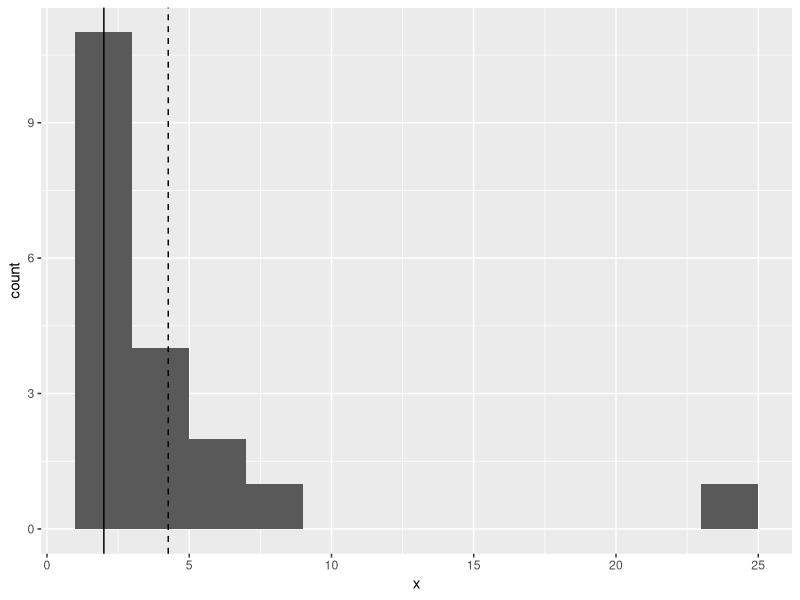
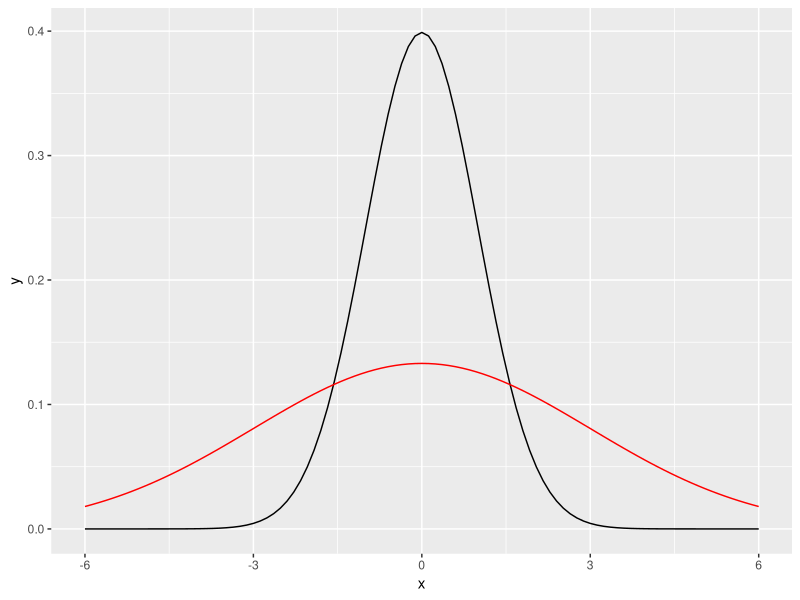
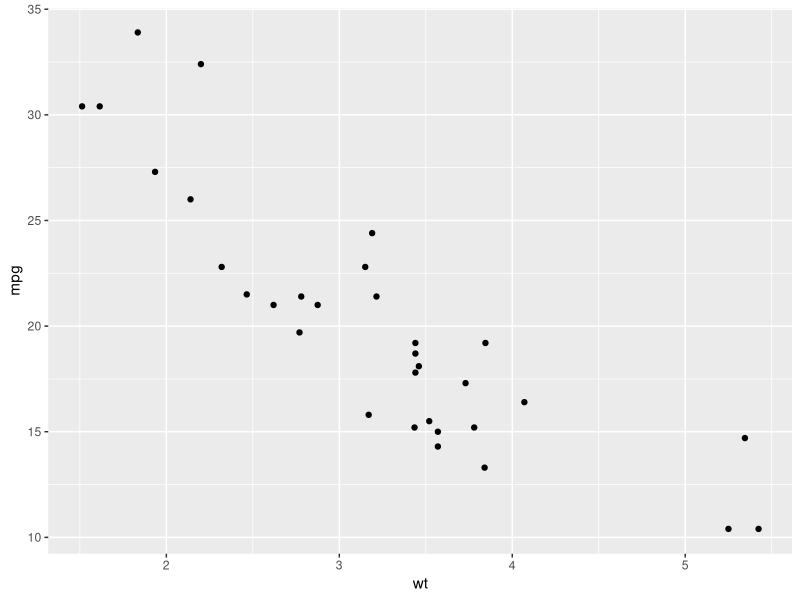
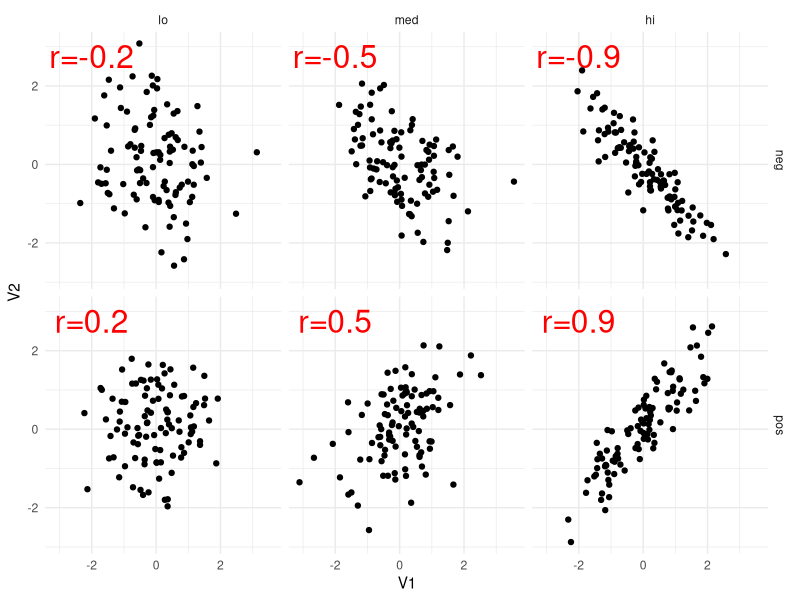
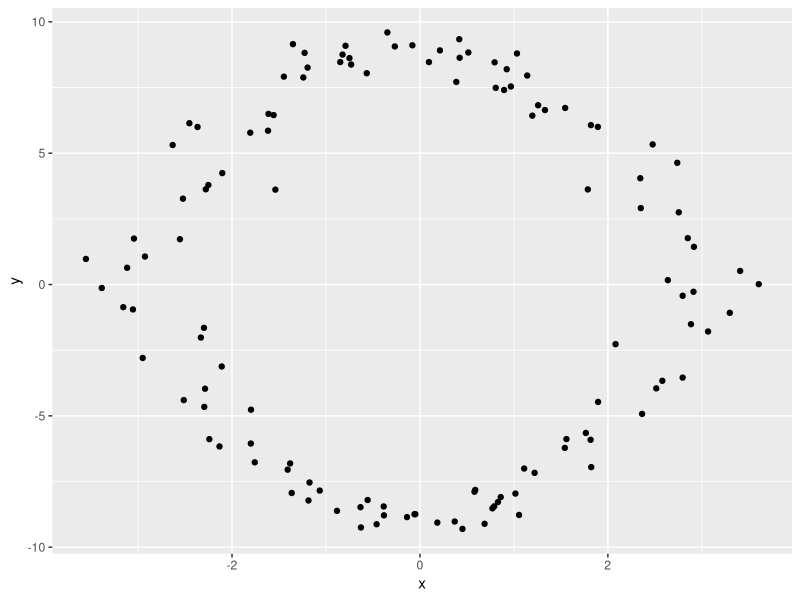

These charts were generated, in order, by the following R code:
## ---- chunk 1
library(dplyr)
library(ggplot2)
## ---- chunk 2
x <- c(1, 1, 2, 1, 1, 3, 2, 4, 2, 1,
       1, 1, 5, 7, 9, 4, 5, 6, 25)
mean(x)
median(x)
## ---- chunk 3
ggplot(data.frame(x), aes(x)) +
  geom_histogram(binwidth = 2) +
  geom_vline(xintercept = mean(x), linetype = "dashed") +
  geom_vline(xintercept = median(x))
## ---- chunk 4
ggplot(data.frame(x = -6:6), aes(x)) +
  stat_function(fun = dnorm) +
  stat_function(fun = dnorm, args = list(sd = 3), color = "red")
## ---- chunk 5
head(mtcars, 9)
## ---- chunk 6
ggplot(mtcars) +
  geom_point(aes(wt, mpg))
## ---- chunk 7
with(mtcars, cov(wt, mpg))
## ---- chunk 8
with(mtcars, cor(wt, mpg))
## ---- chunk 9
# returns a data frame of two variables which correlate with a population correlation of rho
# If desired, one of both variables can be fixed to an existing variable by specifying x
getBiCop <- function(n, rho, mar.fun=rnorm, x = NULL, ...) {
     if (!is.null(x)) {X1 <- x} else {X1 <- mar.fun(n, ...)}
     if (!is.null(x) & length(x) != n) warning("Variable x does not have the same length as n!")

     C <- matrix(rho, nrow = 2, ncol = 2)
     diag(C) <- 1

     C <- chol(C)

     X2 <- mar.fun(n)
     X <- cbind(X1,X2)

     # induce correlation (does not change X1)
     df <- X %*% C

     ## if desired: check results
     #all.equal(X1,X[,1])
     #cor(X)

     return(as.data.frame(df))
}
## ---- chunk 10
nhi <- getBiCop(100, -0.9) %>%
  mutate(sign = "neg",
         level = "hi")
nmed <- getBiCop(100, -0.5) %>%
  mutate(sign = "neg",
         level = "med")
nlo <- getBiCop(100, -0.2) %>%
  mutate(sign = "neg",
         level = "lo")
lo <- getBiCop(100, 0.2) %>%
  mutate(sign = "pos",
         level = "lo")
med <- getBiCop(100, 0.5) %>%
  mutate(sign = "pos",
         level = "med")
hi <- getBiCop(100, 0.9) %>%
  mutate(sign = "pos",
         level = "hi")

fake_data <- rbind(nhi, nmed, nlo, lo, med, hi) %>%
  mutate(level = factor(level, levels = c("lo", "med", "hi"), 
                        ordered = TRUE))

textdata <- data_frame(sign = c(rep("neg", 3), rep("pos", 3))) %>%
  mutate(level = rep(c("lo", "med", "hi"), 2),
         text = c("r=-0.2", "r=-0.5", "r=-0.9",
                  "r=0.2", "r=0.5", "r=0.9"),
         V1 = -2, V2 = 2.75,
         level = factor(level, levels = c("lo", "med", "hi"), 
                        ordered = TRUE))

ggplot(fake_data, aes(V1, V2)) +
  geom_text(aes(label = text), data = textdata,
            color = "red", size = 8) + 
  geom_point() +
  facet_grid(sign ~ level) +
  theme_minimal()

## ---- chunk 11
data_frame(x = seq(-3, 3, .1)) %>%
  mutate(y = x ^ 2 - 9,
         ny = -x ^ 2 + 9) %>%
  ggplot() +
  geom_jitter(aes(x, y), width = 0.5, height = 0.5) +
  geom_jitter(aes(x, ny), width = 0.7, height = 0.7)
